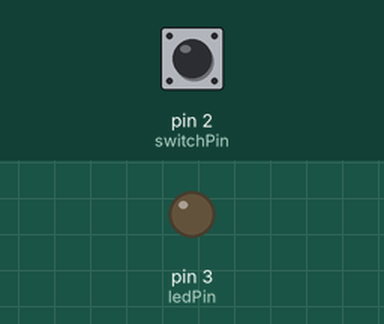
The sketch below on a simulated Arduino Uno, built with avr-gcc and run on an emulated ATmega328P. On the bench: output pins drawn as LEDs (lit = HIGH). The test bench sets the inputs (shaded band); at power-on: pin 2 (switchPin) LOW.

Above: at 1.2 s.
1.3 s: pin 2 (switchPin) pulled HIGH for 0.15 s
At 1.37 s:
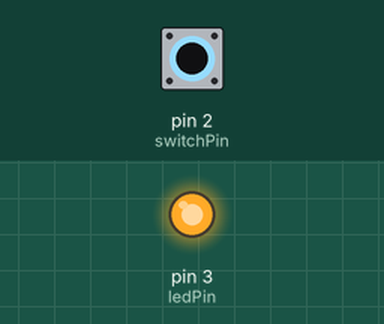
2.9 s: pin 2 (switchPin) pulled HIGH for 3.2 s
At 7.1 s:
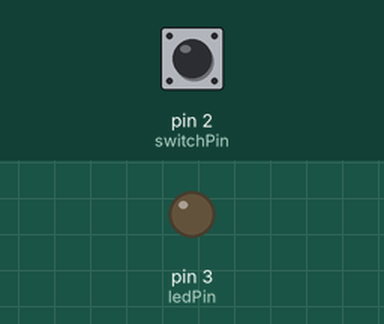
Timing chart, 0 to 8.6 s (numbered marks = the images above; inputs shaded):
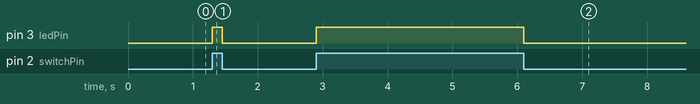

The sketch:

ReedSwitchAndLED.ino
```cpp
const int switchPin = 2;
const int ledPin = 3;
volatile int state;

void setup() {
 pinMode(switchPin, INPUT);
 pinMode(ledPin, OUTPUT);
 attachInterrupt(digitalPinToInterrupt(switchPin), stateChange, CHANGE);
}

void loop()
{

}

void stateChange()
{
  state = digitalRead(switchPin);

  if(state == HIGH)
  {
    digitalWrite(ledPin, HIGH);
  }
  else
  {
    digitalWrite(ledPin, LOW);
  }
}
```

Measured:
- after the input at 1.3 s, pin 3 (ledPin): LOW → HIGH at once, → LOW 0.15 s later
- after the input at 2.9 s, pin 3 (ledPin): LOW → HIGH at once, → LOW 3.2 s later
